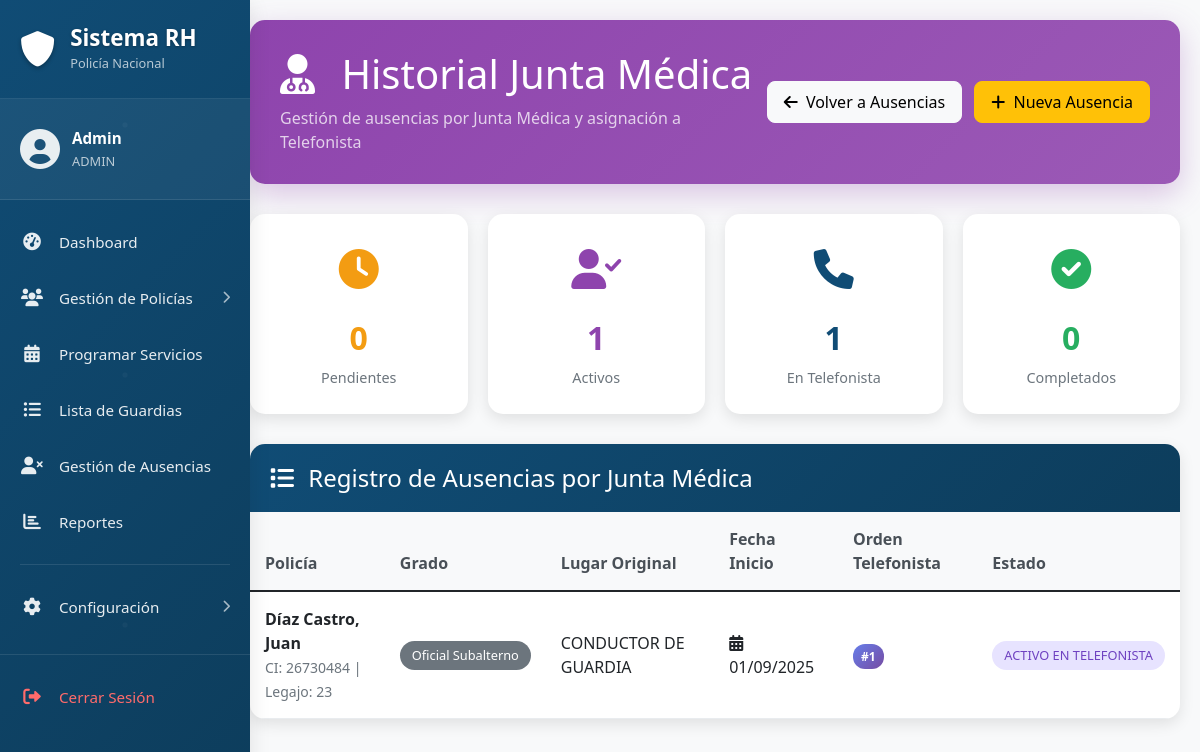
/admin/ausencias/historial_junta.php (signed in), run on the app's committed database.
### tables this page shows
CREATE TABLE `usuarios` (
  `id` int NOT NULL,
  `nombre_usuario` varchar(50) NOT NULL,
  `contraseña` varchar(255) NOT NULL,
  `nombre_completo` varchar(100) DEFAULT NULL,
  `email` varchar(100) DEFAULT NULL,
  `rol` enum('ADMIN') DEFAULT 'ADMIN',
  `activo` tinyint(1) DEFAULT '1',
  `creado_en` timestamp NULL DEFAULT CURRENT_TIMESTAMP,
  `actualizado_en` timestamp NULL DEFAULT CURRENT_TIMESTAMP ON UPDATE CURRENT_TIMESTAMP
);

CREATE TABLE `ausencias` (
  `id` int NOT NULL,
  `policia_id` int NOT NULL,
  `tipo_ausencia_id` int NOT NULL,
  `fecha_inicio` date NOT NULL,
  `fecha_fin` date DEFAULT NULL,
  `descripcion` text,
  `justificacion` text,
  `documento_adjunto` varchar(255) DEFAULT NULL,
  `aprobado_por` int DEFAULT NULL,
  `estado` enum('PENDIENTE','APROBADA','RECHAZADA','COMPLETADA') DEFAULT 'PENDIENTE',
  `created_at` timestamp NULL DEFAULT CURRENT_TIMESTAMP,
  `updated_at` timestamp NULL DEFAULT CURRENT_TIMESTAMP ON UPDATE CURRENT_TIMESTAMP
);

CREATE TABLE `policias` (
  `id` int NOT NULL,
  `legajo` int NOT NULL,
  `nombre` varchar(100) NOT NULL,
  `apellido` varchar(100) NOT NULL,
  `cin` varchar(20) NOT NULL,
  `genero` enum('MASCULINO','FEMENINO') NOT NULL,
  `grado_id` int NOT NULL COMMENT 'Referencia a tipo_grados.id',
  `especialidad_id` int DEFAULT NULL,
  `cargo` varchar(150) DEFAULT NULL,
  `comisionamiento` varchar(200) DEFAULT NULL,
  `telefono` varchar(20) DEFAULT NULL,
  `region_id` int DEFAULT '1',
  `lugar_guardia_id` int DEFAULT NULL,
  `lugar_guardia_reserva_id` int DEFAULT '6' COMMENT 'Siempre ATENCIÓN TELEFÓNICA EXCLUSIVA (ID 6)',
  `observaciones` varchar(500) DEFAULT NULL,
  `activo` tinyint(1) DEFAULT '1',
  `estado` enum('DISPONIBLE','NO DISPONIBLE') DEFAULT 'DISPONIBLE',
  `created_at` timestamp NULL DEFAULT CURRENT_TIMESTAMP,
  `updated_at` timestamp NULL DEFAULT CURRENT_TIMESTAMP ON UPDATE CURRENT_TIMESTAMP
);

CREATE TABLE `grados` (
  `id` int NOT NULL,
  `nombre` varchar(100) NOT NULL,
  `nivel_jerarquia` int NOT NULL,
  `abreviatura` varchar(20) DEFAULT NULL,
  `descripcion` text,
  `created_at` timestamp NULL DEFAULT CURRENT_TIMESTAMP,
  `updated_at` timestamp NULL DEFAULT CURRENT_TIMESTAMP ON UPDATE CURRENT_TIMESTAMP
);

CREATE TABLE `lugares_guardias` (
  `id` int NOT NULL,
  `nombre` varchar(100) NOT NULL,
  `descripcion` text,
  `direccion` varchar(200) DEFAULT NULL,
  `zona` varchar(50) DEFAULT NULL,
  `activo` tinyint(1) DEFAULT '1',
  `created_at` timestamp NULL DEFAULT CURRENT_TIMESTAMP,
  `updated_at` timestamp NULL DEFAULT CURRENT_TIMESTAMP ON UPDATE CURRENT_TIMESTAMP
);

CREATE TABLE `orden_junta_medica_telefonista` (
  `id` int NOT NULL,
  `policia_id` int NOT NULL COMMENT 'ID del policía',
  `ausencia_id` int NOT NULL COMMENT 'ID de la ausencia',
  `lugar_guardia_original_id` int NOT NULL COMMENT 'ID del lugar de guardia original',
  `orden_anotacion` int NOT NULL COMMENT 'Orden de anotación para ATENCIÓN TELEFÓNICA EXCLUSIVA',
  `fecha_anotacion` timestamp NULL DEFAULT CURRENT_TIMESTAMP COMMENT 'Fecha y hora de anotación',
  `activo` tinyint(1) DEFAULT '1' COMMENT 'Estado activo/inactivo'
);

### admin/ausencias/historial_junta.php (the view, shortened to what the rows shown need)
<?php
require_once '../../cnx/db_connect.php';
$sql_junta = "SELECT a.*, p.nombre, p.apellido, p.cin, p.legajo, g.nombre as grado,
                     u.nombre_completo as aprobado_por_nombre,
                     lg_principal.nombre as lugar_principal,
                     lg_reserva.nombre as lugar_reserva,
                     ojmt.orden_anotacion,
                     CASE
                         WHEN a.estado = 'APROBADA' AND ojmt.activo = 1 THEN 'ACTIVO EN TELEFONISTA'
                         WHEN a.estado = 'COMPLETADA' THEN 'COMPLETADA'
                         ELSE a.estado
                     END as estado_junta
              FROM ausencias a
              JOIN policias p ON a.policia_id = p.id
              LEFT JOIN tipo_grados tg ON p.grado_id = tg.id
              LEFT JOIN grados g ON tg.grado_id = g.id
              JOIN tipos_ausencias ta ON a.tipo_ausencia_id = ta.id
              LEFT JOIN usuarios u ON a.aprobado_por = u.id
              LEFT JOIN lugares_guardias lg_principal ON p.lugar_guardia_id = lg_principal.id
              LEFT JOIN lugares_guardias lg_reserva ON p.lugar_guardia_reserva_id = lg_reserva.id
              LEFT JOIN orden_junta_medica_telefonista ojmt ON a.id = ojmt.ausencia_id
              WHERE ta.nombre = 'Junta Medica'
              ORDER BY a.created_at DESC";
$result_junta = $conn->prepare($sql_junta);
$result_junta->execute();
?>
<!DOCTYPE html>
<html lang="es">
<head>
    <link href="https://cdn.jsdelivr.net/npm/bootstrap@5.1.3/dist/css/bootstrap.min.css" rel="stylesheet">
    <link href="https://cdnjs.cloudflare.com/ajax/libs/font-awesome/6.0.0/css/all.min.css" rel="stylesheet">
</head>
<body>
    <div class="container-fluid">
        <div class="row">
            <?php include '../inc/sidebar.php'; ?>
            <div class="col-md-9 col-lg-10 main-content">
                <div class="page-header">
                    <div class="d-flex justify-content-between align-items-center">
                        <div>
                            <h1 class="mb-2">
                                <i class="fas fa-user-md me-3"></i>
                                Historial Junta Médica
                            </h1>
                        </div>
                    </div>
                </div>
                <div class="table-container">
                    <div class="table-responsive">
                        <table class="table table-hover">
                            <thead>
                                <tr>
                                    <th>Policía</th>
                                    <th>Grado</th>
                                    <th>Lugar Original</th>
                                    <th>Fecha Inicio</th>
                                    <th>Orden Telefonista</th>
                                    <th>Estado</th>
                                </tr>
                            </thead>
                            <tbody>
                                <?php if ($result_junta->rowCount() > 0): ?>
                                    <?php while ($ausencia = $result_junta->fetch(PDO::FETCH_ASSOC)): ?>
                                        <tr>
                                            <td>
                                                <div>
                                                    <strong><?php echo htmlspecialchars($ausencia['apellido'] . ', ' . $ausencia['nombre']); ?></strong>
                                                    <br>
                                                    <small class="text-muted">CI: <?php echo htmlspecialchars($ausencia['cin']); ?> | Legajo: <?php echo htmlspecialchars($ausencia['legajo']); ?></small>
                                                </div>
                                            </td>
                                            <td>
                                                <span class="badge bg-secondary"><?php echo htmlspecialchars($ausencia['grado'] ?? 'N/A'); ?></span>
                                            </td>
                                            <td><?php echo htmlspecialchars($ausencia['lugar_principal'] ?? 'N/A'); ?></td>
                                            <td>
                                                <i class="fas fa-calendar-alt me-1"></i>
                                                <?php echo date('d/m/Y', strtotime($ausencia['fecha_inicio'])); ?>
                                            </td>
                                            <td>
                                                <?php if ($ausencia['orden_anotacion']): ?>
                                                    <span class="orden-badge">#<?php echo $ausencia['orden_anotacion']; ?></span>
                                                <?php else: ?>
                                                    <span class="text-muted">-</span>
                                                <?php endif; ?>
                                            </td>
                                            <td>
                                                <?php
                                                $estado_class = '';
                                                switch ($ausencia['estado_junta']) {
                                                    case 'ACTIVO EN TELEFONISTA':
                                                        $estado_class = 'badge-activo';
                                                        break;
                                                }
                                                ?>
                                                <span class="badge <?php echo $estado_class; ?>">
                                                    <?php echo $ausencia['estado_junta']; ?>
                                                </span>
                                            </td>
                                        </tr>
                                    <?php endwhile; ?>
                                <?php endif; ?>
                            </tbody>
                        </table>
                    </div>
                </div>
            </div>
        </div>
    </div>
</body>
</html>

### admin/inc/sidebar.php (shortened to what the rows shown need)
<?php
if (isset($_SESSION['usuario_id'])) {
    require_once __DIR__ . '/../../cnx/db_connect.php';
    $stmt = $conn->prepare("SELECT nombre_usuario, rol FROM usuarios WHERE id = ?");
    $stmt->execute([$_SESSION['usuario_id']]);
    $usuario_actual = $stmt->fetch();
}
?>
<div class="col-md-3 col-lg-2 px-0">
    <div class="sidebar modern-sidebar">
        <div class="user-profile">
            <div class="user-info">
                <span class="user-name"><?php echo isset($usuario_actual) ? htmlspecialchars($usuario_actual['nombre_usuario']) : 'Usuario'; ?></span>
                <span class="user-role"><?php echo isset($usuario_actual) ? htmlspecialchars($usuario_actual['rol']) : 'Sistema'; ?></span>
            </div>
        </div>
    </div>
</div>

### data on the page
usuarios: nombre_usuario "Admin", rol "ADMIN"
ausencias: policia.nombre "Díaz Castro, Juan", policia.cin "26730484", policia.legajo "23", grados.nombre "Oficial Subalterno", lugares_guardias.nombre "CONDUCTOR DE GUARDIA", fecha_inicio "01/09/2025", orden_junta_medica_telefonista.orden_anotacion "1", estado_junta "ACTIVO EN TELEFONISTA"

### other printed values
$stats_junta['pendientes'] "0"
$stats_junta['activos'] "1"
$stats_junta['en_telefonista'] "1"
$stats_junta['completados'] "0"
